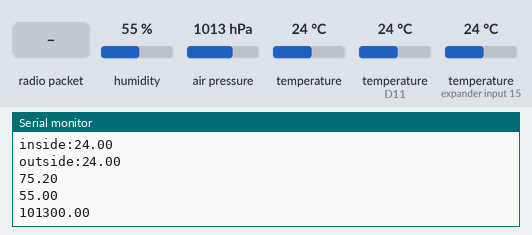
Bench run of a sketch on a simulated Arduino MKR. Shown: the last lines printed to the serial monitor. Inputs (shaded band) come from the test bench; at power-on: humidity 55 %, temperature (sensors on D11, expander input 15) 24 °C, air pressure 1013 hPa, temperature 24 °C. No radio packets arrive unless stated.

Above: at 1.3 s.
1.4 s: radio packet "1" arrives
At 2.8 s:
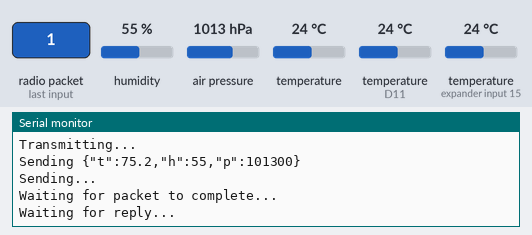
2.9 s: humidity set to 22 %
At 3.75 s:
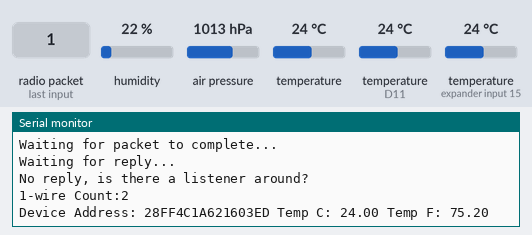
7.3 s: temperature (sensor on D11) set to 12 °C
At 8.7 s:
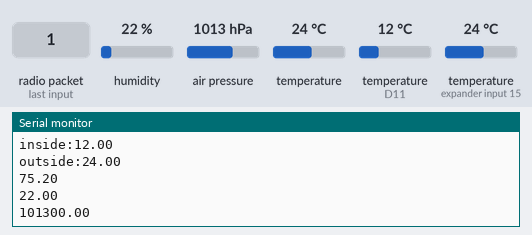
8.8 s: temperature (sensor on expander input 15) set to 12 °C
At 10.1 s:
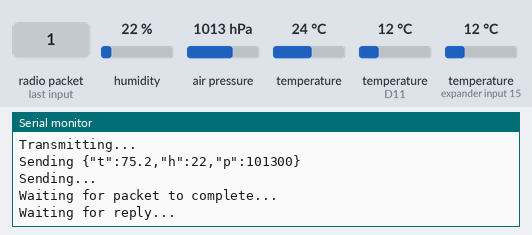
10.3 s: air pressure set to 952 hPa
At 11.2 s:
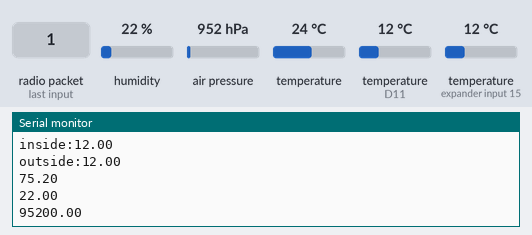
11.8 s: temperature (sensor 0) set to 12 °C
At 13.6 s:
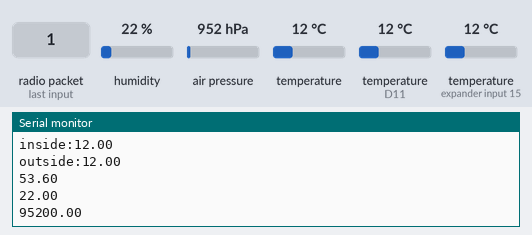
Timing chart, 0 to 14.3 s (numbered marks = the images above; inputs shaded):
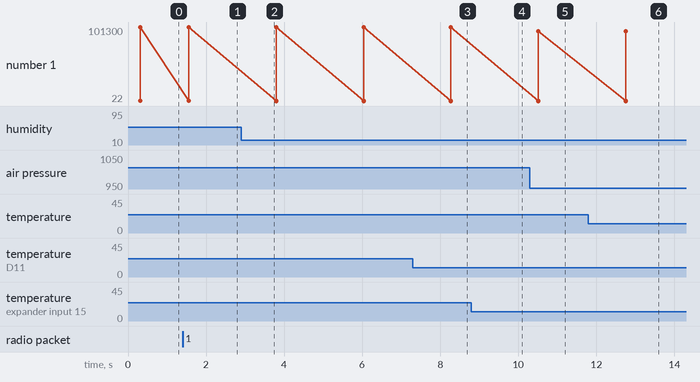

Measured:
- after the input at 1.4 s, the serial monitor: prints a new line at once (image 1)
- after the input at 7.3 s, the serial monitor: prints a new line after 0.92 s (image 3)
- after the input at 10.3 s, the serial monitor: prints a new line after 0.21 s (image 5)
- after the input at 11.8 s, the serial monitor: prints a new line after 0.95 s (image 6)
- plotted number 1: 101300 → 95200 after the input at 10.3 s

The sketch:

feather_m0_lora_spark_bme280_onewire.ino
```cpp
// Feather9x_TX
// -*- mode: C++ -*-
// Example sketch showing how to create a simple messaging client (transmitter)
// with the RH_RF95 class. RH_RF95 class does not provide for addressing or
// reliability, so you should only use RH_RF95 if you do not need the higher
// level messaging abilities.
// It is designed to work with the other example Feather9x_RX

// the onewire code uses the recommended libraries here: https://lastminuteengineers.com/ds18b20-arduino-tutorial/

#include <SPI.h>
#include <RH_RF95.h>

#include <Wire.h>

#include "SparkFunBME280.h"
#include "RTCZero.h" // https://github.com/arduino-libraries/RTCZero
#include <ArduinoJson.h> // https://github.com/bblanchon/ArduinoJson


/* for feather32u4
#define RFM95_CS 8
#define RFM95_RST 4
#define RFM95_INT 7
*/

// for feather m0
#define RFM95_CS 8
#define RFM95_RST 4
#define RFM95_INT 3


/* for shield
#define RFM95_CS 10
#define RFM95_RST 9
#define RFM95_INT 7
*/

/* Feather 32u4 w/wing
#define RFM95_RST     11   // "A"
#define RFM95_CS      10   // "B"
#define RFM95_INT     2    // "SDA" (only SDA/SCL/RX/TX have IRQ!)
*/

/* Feather m0 w/wing
#define RFM95_RST     11   // "A"
#define RFM95_CS      10   // "B"
#define RFM95_INT     6    // "D"
*/

#if defined(ESP8266)
  /* for ESP w/featherwing */
  #define RFM95_CS  2    // "E"
  #define RFM95_RST 16   // "D"
  #define RFM95_INT 15   // "B"

#elif defined(ESP32)
  /* ESP32 feather w/wing */
  #define RFM95_RST     27   // "A"
  #define RFM95_CS      33   // "B"
  #define RFM95_INT     12   //  next to A

#elif defined(NRF52)
  /* nRF52832 feather w/wing */
  #define RFM95_RST     7   // "A"
  #define RFM95_CS      11   // "B"
  #define RFM95_INT     31   // "C"

#elif defined(TEENSYDUINO)
  /* Teensy 3.x w/wing */
  #define RFM95_RST     9   // "A"
  #define RFM95_CS      10   // "B"
  #define RFM95_INT     4    // "C"
#endif

// Change to 434.0 or other frequency, must match RX's freq!
#define RF95_FREQ 915.0

#define RTC_SLEEP 0

// Include the libraries we need
#include <OneWire.h>
#include <DallasTemperature.h>

// Data wire is plugged into port 2 on the Arduino
#define ONE_WIRE_BUS 11
#define TEMPERATURE_PRECISION 9

// Setup a oneWire instance to communicate with any OneWire devices (not just Maxim/Dallas temperature ICs)
OneWire oneWire(ONE_WIRE_BUS);

// Pass our oneWire reference to Dallas Temperature.
DallasTemperature sensors(&oneWire);

// arrays to hold device addresses
DeviceAddress insideThermometer, outsideThermometer;

// Singleton instance of the radio driver
RH_RF95 rf95(RFM95_CS, RFM95_INT);

BME280 mySensor;

RTCZero rtc;

StaticJsonDocument<200> doc;

double round2(double value) {
   return (int)(value * 100 + 0.5) / 100.0;
}


// function to print a device address
void printAddress(DeviceAddress deviceAddress)
{
  for (uint8_t i = 0; i < 8; i++)
  {
    // zero pad the address if necessary
    if (deviceAddress[i] < 16) Serial.print("0");
    Serial.print(deviceAddress[i], HEX);
  }
}

// function to print the temperature for a device
void printTemperature(DeviceAddress deviceAddress)
{
  float tempC = sensors.getTempC(deviceAddress);
  Serial.print("Temp C: ");
  Serial.print(tempC);
  Serial.print(" Temp F: ");
  Serial.print(DallasTemperature::toFahrenheit(tempC));
}

void setup()
{

    sensors.begin();

    if (!sensors.getAddress(insideThermometer, 0)) Serial.println("Unable to find address for Device 0");
  if (!sensors.getAddress(outsideThermometer, 1)) Serial.println("Unable to find address for Device 1");

// set the resolution to 9 bit per device
  sensors.setResolution(insideThermometer, TEMPERATURE_PRECISION);
  sensors.setResolution(outsideThermometer, TEMPERATURE_PRECISION);


  pinMode(RFM95_RST, OUTPUT);
  digitalWrite(RFM95_RST, HIGH);

  Serial.begin(9600);
  /*while (!Serial) {
    delay(1);
  }
  */

  delay(100);

  Serial.println("Feather LoRa TX Test!");

  Wire.begin();

  if (mySensor.beginI2C() == false) //Begin communication over I2C
  {
    Serial.println("The sensor did not respond. Please check wiring.");
    while(1); //Freeze
  }


  // manual reset
  digitalWrite(RFM95_RST, LOW);
  delay(10);
  digitalWrite(RFM95_RST, HIGH);
  delay(10);

  while (!rf95.init()) {
    Serial.println("LoRa radio init failed");
    Serial.println("Uncomment '#define SERIAL_DEBUG' in RH_RF95.cpp for detailed debug info");
    while (1);
  }
  Serial.println("LoRa radio init OK!");

  // Defaults after init are 434.0MHz, modulation GFSK_Rb250Fd250, +13dbM
  if (!rf95.setFrequency(RF95_FREQ)) {
    Serial.println("setFrequency failed");
    while (1);
  }
  Serial.print("Set Freq to: "); Serial.println(RF95_FREQ);

  // Defaults after init are 434.0MHz, 13dBm, Bw = 125 kHz, Cr = 4/5, Sf = 128chips/symbol, CRC on

  // The default transmitter power is 13dBm, using PA_BOOST.
  // If you are using RFM95/96/97/98 modules which uses the PA_BOOST transmitter pin, then
  // you can set transmitter powers from 5 to 23 dBm:
  rf95.setTxPower(23, false);
}

int16_t packetnum = 0;  // packet counter, we increment per xmission

// main function to print information about a device
void printData(DeviceAddress deviceAddress)
{
  Serial.print("Device Address: ");
  printAddress(deviceAddress);
  Serial.print(" ");
  printTemperature(deviceAddress);
  Serial.println();
}


void loop()
{

sensors.requestTemperatures();

Serial.print("1-wire Count:");
    Serial.println(sensors.getDeviceCount(), DEC);

  printData(insideThermometer);
  printData(outsideThermometer);

      float tempC1 = sensors.getTempC(insideThermometer);
Serial.print("inside:");
Serial.println(tempC1);

      float tempC2 = sensors.getTempC(outsideThermometer);
Serial.print("outside:");
Serial.println(tempC2);

  float temp = mySensor.readTempF();
  float humidity = mySensor.readFloatHumidity();
  float pressure = mySensor.readFloatPressure();

doc["t"] = round2(temp);
doc["h"] = round2(humidity);
doc["p"] = round2(pressure);

  Serial.println(temp);
  Serial.println(humidity);
  Serial.println(pressure);

  delay(1000); // Wait 1 second between transmits, could also 'sleep' here!
  Serial.println("Transmitting..."); // Send a message to rf95_server

  char radiopacket[80] = "Hello World #      ";

  serializeJson(doc,radiopacket,80);

  //itoa(packetnum++, radiopacket+13, 10);
  Serial.print("Sending "); Serial.println(radiopacket);
  //radiopacket[19] = 0;

  Serial.println("Sending...");
  delay(10);
  rf95.send((uint8_t *)radiopacket, 80);

  Serial.println("Waiting for packet to complete...");
  delay(10);
  rf95.waitPacketSent();
  // Now wait for a reply
  uint8_t buf[RH_RF95_MAX_MESSAGE_LEN];
  uint8_t len = sizeof(buf);

  Serial.println("Waiting for reply...");
  if (rf95.waitAvailableTimeout(1000))
  {
    // Should be a reply message for us now
    if (rf95.recv(buf, &len))
   {
      Serial.print("Got reply: ");
      Serial.println((char*)buf);
      Serial.print("RSSI: ");
      Serial.println(rf95.lastRssi(), DEC);
    }
    else
    {
      Serial.println("Receive failed");
    }
  }
  else
  {
    Serial.println("No reply, is there a listener around?");
  }

}

void alarmMatch()
{

}
```
